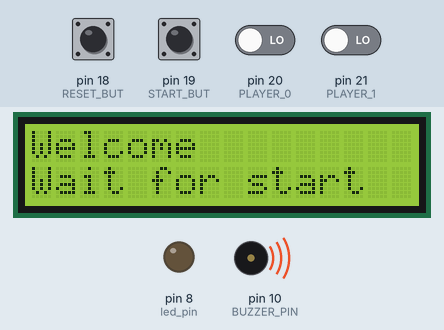
This sketch was run on a simulated Arduino Mega 2560, built with avr-gcc and run on an emulated ATmega2560. Shown: 16×2 character LCD, output pins drawn as LEDs (lit = HIGH), buzzer (waves = sounding). The inputs (shaded band) are chosen by the test bench; at power-on: pin 18 (RESET_BUT), pin 19 (START_BUT), pin 20 (PLAYER_0), pin 21 (PLAYER_1) LOW. Random numbers use the default seed unless the sketch sets one.

Above: at 1.2 s.
1.3 s: pin 18 (RESET_BUT) pulled HIGH for 0.15 s
At 2.2 s:
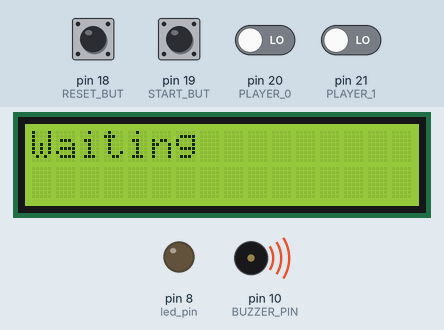
2.9 s: pin 19 (START_BUT) pulled HIGH for 0.15 s
At 3.4 s:
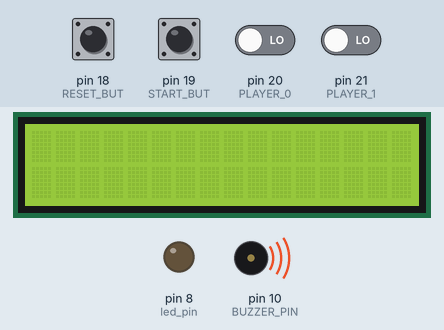
6.0 s: pin 18 (RESET_BUT) pulled HIGH for 1 s
At 6.83 s:
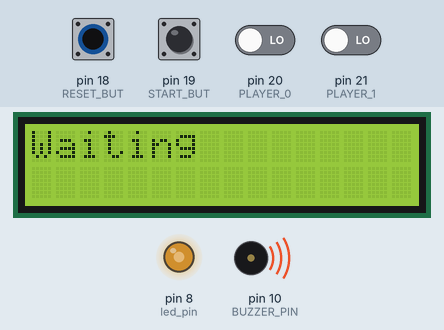
8.5 s: pin 19 (START_BUT) pulled HIGH for 1 s
At 8.9 s:
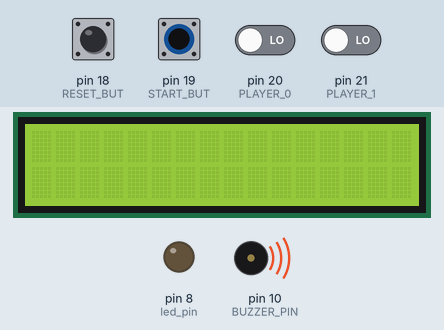
11.0 s: pin 20 (PLAYER_0) driven HIGH and pin 21 (PLAYER_1) driven HIGH
At 16.2 s:
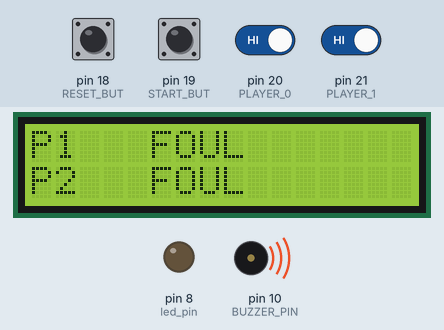
Timing chart, 0 to 17.5 s (numbered marks = the images above; inputs shaded):
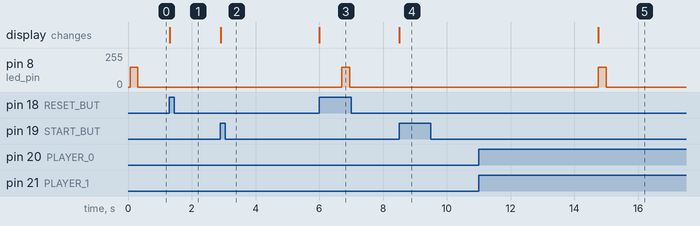

Measured:
- after the input at 1.3 s, the display: changes at once (image 1)
- after the input at 2.9 s, the display: changes at once (image 2)
- after the input at 6.0 s, the display: changes at once (image 3)
- after the input at 8.5 s, the display: changes at once (image 4)
- after the input at 11.0 s, the display: changes after 3.8 s (image 5)

The sketch:

dmp.ino
```cpp
#include <avr/io.h>
#include <avr/interrupt.h>
#include <LiquidCrystal.h>

LiquidCrystal lcd(7, 6, 5, 4, 3, 2);

#define INF 1294967295   //big enough and does not overflow at addition on int
#define START_BUT 19 //BUT0 port 22
#define PLAYER_0 20 //BUT1 port 23
#define PLAYER_1 21 //BUT2 port 25
#define BUZZ_DURATION 200 //how much time the beep is on
#define NO_ROUNDS 3 //the number of rounds
#define NO_PLAYERS 2 //the number of players (same as number of buttons others than start one
#define BUZZER_PIN 10
#define RESET_BUT 18
#define MAX_GAME_DURATION 4000
#define led_pin 8

volatile long game_duration;

volatile bool foul[NO_PLAYERS] = {false, false};

volatile bool start_pressed_but = false;
volatile bool player_1_pressed_but = false;
volatile bool player_2_pressed_but = false;

volatile long buzzerPeriod = 0;
volatile int buzzerDelay;

volatile bool game_ended = false;

volatile long timer = 0;
volatile long starting_time;
volatile long reaction[NO_ROUNDS][NO_PLAYERS] = {{INF, INF},{INF,INF},{INF,INF}};//store the reaction in every round for every player
volatile int wins[NO_PLAYERS];//wins[i] - number of rounds won by player i
long avg[NO_PLAYERS];//avg[i] - the average response time of player i
volatile bool roundStarted;//true if a round is in progress
volatile int roundNr = 0; //current round number
volatile bool not_pressed[NO_PLAYERS];//not_pressed[i] == 1 if player i has not pressed his button in current round
volatile bool game_started = false;

volatile bool timeout = false;

void setup() {
  Serial.begin(9600);
  Serial2.begin(9600);
  pinMode(PLAYER_0, INPUT);
  pinMode(PLAYER_1, INPUT);
  pinMode(START_BUT, INPUT);
  pinMode(RESET_BUT, INPUT);
  pinMode(BUZZER_PIN, OUTPUT);


  attachInterrupt(digitalPinToInterrupt(PLAYER_0), player_0_pressed, RISING);
  attachInterrupt(digitalPinToInterrupt(PLAYER_1), player_1_pressed, RISING);
  attachInterrupt(digitalPinToInterrupt(START_BUT), start_game, RISING);
  attachInterrupt(digitalPinToInterrupt(RESET_BUT), reset_button_state, RISING);
  lcd.begin(16, 2);
//change to timer one
  TCCR0A=(1<<WGM01);    //Set the CTC mode
  OCR0A=0xF9; //Value for ORC0A for 1ms

  TIMSK0|=(1<<OCIE0A);   //Set the interrupt request
  sei(); //Enable interrupt

  TCCR0B|=(1<<CS01);    //Set the prescale 1/64 clock
  TCCR0B|=(1<<CS00);
  lcd.print("Welcome");
  lcd.setCursor(0,1);
  lcd.print("Wait for start");

}


ISR(TIMER0_COMPA_vect){    //This is the interrupt request
  timer++;

  if(buzzerDelay > 0)
  {
    buzzerDelay--;

  }
  else if (buzzerDelay == 0)
  {
    analogWrite(BUZZER_PIN, 150);
    analogWrite(led_pin, 150);
    buzzerPeriod = 250;
    buzzerDelay--;
    timer = 0;
    starting_time = timer;
  }

  else if(buzzerPeriod > 0)
  {
        buzzerPeriod--;
            game_started = true;

  }
   else if (buzzerPeriod == 0){
      buzzerPeriod--;

      analogWrite(BUZZER_PIN, 0);
      analogWrite(led_pin, 0);
    }
}

void reset_button_state()
{
  lcd.clear();
  lcd.setCursor(0,0);
  lcd.print("Waiting");
  start_pressed_but = false;
  player_1_pressed_but = false;
  player_2_pressed_but = false;
  game_started = false;


}

void start_game(){
  if(!start_pressed_but)
  {
  start_pressed_but = true;
    game_started = false;

  lcd.setCursor(0,0);
  game_ended = false;
  foul[0] = false;
  foul[1] = false;
  timeout = false;
  timer = 0;
  buzzerDelay = random(3000,7000);
  lcd.clear();
  }
}

void printRoundResults(int nr);


void loop() {

  if(((reaction[roundNr][0] != INF || foul[0]) && (reaction[roundNr][1] != INF || foul[1]) && !game_ended && game_started) || timeout)
    {


      game_ended = true;
      printRoundResults(roundNr);
      //game ended, print results
        if(roundNr == 2)
        {
          computeAvg();
        }
        roundNr++;

    }

}

void player_0_pressed(){
  if(!player_1_pressed_but)
{
  player_1_pressed_but = true;
  if(game_started){
    reaction[roundNr][0] = timer - starting_time;
  }
   else
  {
      foul[0] = true;
  }
}

}

void player_1_pressed() {

   if(!player_2_pressed_but)
   {
      player_2_pressed_but = true;
      if(game_started){
        reaction[roundNr][1] = timer - starting_time;
      }
      else{
        foul[1] = true;
      }
    }
  }

/** Prints on the right side of the lcd who is the winner.
* Smaller is better.
*/
void printOutcome()
{
  if(reaction[roundNr][0] == reaction[roundNr][1])
  {
    lcd.setCursor(12, 0);
    lcd.print("DRAW");
    lcd.setCursor(12, 1);
    lcd.print("DRAW");
  } else
  {
    if(reaction[roundNr][0] < reaction[roundNr][1]) lcd.setCursor(13, 0); //v0 is winner
    else lcd.setCursor(13, 1); //v1 is winner
    lcd.print("Win");
  }
}

void printRoundResults(int nr)
{
  //display reaction times of players
  //if a player did foul, print FOUL instead of INF

  lcd.clear();
  for(int i = 0; i < NO_PLAYERS; ++i)
  {

    if(reaction[nr][i] != INF)
    {
      lcd.setCursor(0, i);
      lcd.print("P");
      lcd.print(i+1);
      lcd.print("   ");
      lcd.print(reaction[nr][i]);
      if(reaction[nr][i] == min(reaction[nr][0], reaction[nr][1]))
      {
        lcd.setCursor(13, i);
        lcd.print("Win");
        wins[i] += 1;
      }
      else
      {
        long res = abs(reaction[nr][0] - reaction[nr][1]);
        int cursorPos = 15;
        while(res)
        {
          lcd.setCursor(cursorPos, i);
          lcd.print(res % 10);
          res /= 10;
          cursorPos--;
        }
        lcd.setCursor(cursorPos, i);
        lcd.print("+");
      }
    }
    else if(foul[i]){
      lcd.setCursor(0, i);
      lcd.print("P");
      lcd.print(i+1);
      lcd.print("   FOUL");
    }

  }
}

  void computeAvg()
  {
    long totalMilis = 0;
    for(int i = 0; i < NO_ROUNDS; i++)
    {
      if(reaction[i][0] != INF)
        totalMilis += reaction[i][0];
      else
        totalMilis += 5000;

    }
    avg[0] = (totalMilis) / NO_ROUNDS;
    totalMilis = 0;
    for(int i = 0; i < NO_ROUNDS; i++)
    {

      if(reaction[i][1] != INF)
        totalMilis += reaction[i][1];
      else
        totalMilis += 5000;
    }
    avg[1] = (totalMilis) / NO_ROUNDS;

    Serial2.write("Player one has an average response time of ");
    Serial2.write(avg[0]);
    Serial2.write(" milliseconds");
    Serial2.write('\n');
    Serial2.write("Player two has an average response time of ");
    Serial2.write( avg[1]);
    Serial2.write(" milliseconds");

    if(wins[1] == wins[2])
    {
      Serial2.write('\n');
      Serial2.write('\n');
      Serial2.write("DRAW");
    }
    else
    {
      Serial2.write('\n');
      Serial2.write('\n');
      Serial2.write("The winner is the Player ");
      if(wins[1] > wins[2])
      {
        Serial2.write("one");
      }
      else
      {
        Serial2.write("two");
      }
    }

}
```
